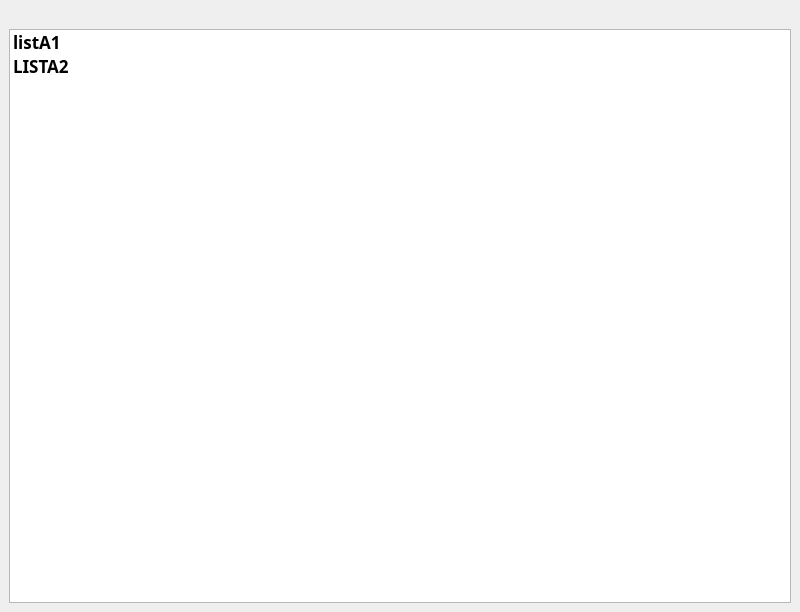
<?xml version="1.0" encoding="UTF-8"?>
<ui version="4.0">
 <class>MainWindow</class>
 <widget class="QMainWindow" name="MainWindow">
  <property name="geometry">
   <rect>
    <x>0</x>
    <y>0</y>
    <width>800</width>
    <height>612</height>
   </rect>
  </property>
  <property name="windowTitle">
   <string>MainWindow</string>
  </property>
  <widget class="QWidget" name="centralwidget">
   <layout class="QVBoxLayout" name="verticalLayout">
    <item>
     <widget class="QLabel" name="label">
      <property name="text">
       <string/>
      </property>
     </widget>
    </item>
    <item>
     <widget class="QListWidget" name="listas">
      <property name="font">
       <font>
        <family>Hack</family>
        <pointsize>13</pointsize>
        <weight>75</weight>
        <bold>true</bold>
       </font>
      </property>
      <property name="cursor" stdset="0">
       <cursorShape>OpenHandCursor</cursorShape>
      </property>
      <property name="focusPolicy">
       <enum>Qt::NoFocus</enum>
      </property>
      <item>
       <property name="text">
        <string>listA1</string>
       </property>
      </item>
      <item>
       <property name="text">
        <string>LISTA2</string>
       </property>
      </item>
     </widget>
    </item>
   </layout>
  </widget>
 </widget>
 <resources/>
 <connections/>
</ui>
